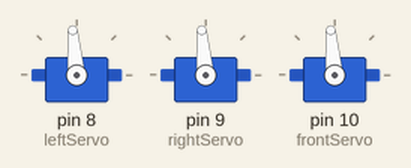
A sketch run on a simulated Arduino Uno, built with avr-gcc and run on an emulated ATmega328P. Shown: 3 × servo.

Above: at 0.05 s.
At 8.75 s:
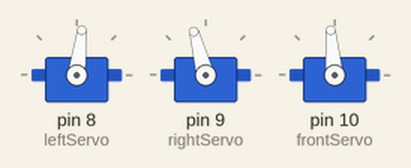
At 13.1 s:
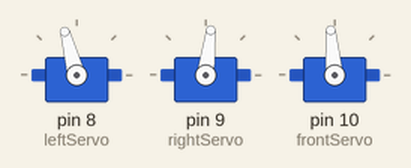
At 17.45 s:
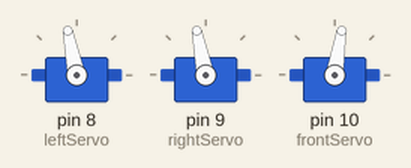
At 26.15 s:
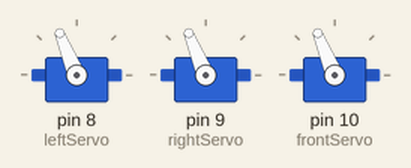
At 35.0 s:
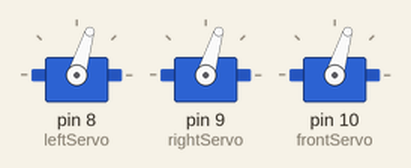
Timing chart, 0 to 45.5 s (numbered marks = the images above):
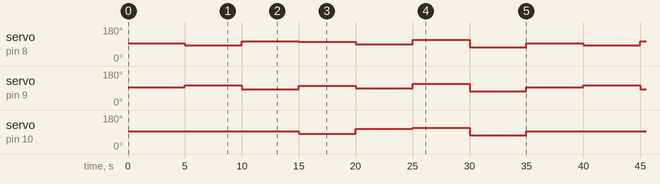

Measured:
- by itself, servo on pin 8 (leftServo): repeats every 35.0 s: 105° 5.0 s, 101° 5.0 s, 88° 5.0 s, 112° 5.0 s, 73° 5.0 s, 95° 5.0 s, 83° 5.0 s
- by itself, servo on pin 9 (rightServo): repeats every 35.0 s: 83° 5.0 s, 101° 5.0 s, 88° 5.0 s, 112° 5.0 s, 73° 5.0 s, 95° 5.0 s, 105° 5.0 s
- by itself, servo on pin 10 (frontServo): repeats every 35.0 s: 106° 5.0 s, 112° 5.0 s, 73° 5.0 s, 95° 15.0 s, 81° 5.0 s

The sketch:

KiwiServoDrive.ino
```cpp
#include <Servo.h>
#include <KiwiDrive.h>

Servo leftServo;
Servo rightServo;
Servo frontServo;

int leftSpeeds[] = {1300,1525,1700};
int rightSpeeds[] = {1300,1525,1700};
int frontSpeeds[] = {1300,1525,1700};

double xSpeed;
double ySpeed;
double yaw;
KiwiDrive kw(leftSpeeds,rightSpeeds,frontSpeeds);

void setup() {
  leftServo.attach(8);
  rightServo.attach(9);
  frontServo.attach(10);

  xSpeed = 0;
  ySpeed = 0;
  yaw = 0;

}

void loop() {
    xSpeed = 0;
    ySpeed = 0;
    yaw = 0;
    leftServo.writeMicroseconds(kw.getLeft(xSpeed,ySpeed,yaw));
    rightServo.writeMicroseconds(kw.getRight(xSpeed,ySpeed,yaw));
    frontServo.writeMicroseconds(kw.getFront(xSpeed,ySpeed,yaw));
    delay(5000);
    xSpeed = 0;
    ySpeed = 1;
    yaw = 0;
    leftServo.writeMicroseconds(kw.getLeft(xSpeed,ySpeed,yaw));
    rightServo.writeMicroseconds(kw.getRight(xSpeed,ySpeed,yaw));
    frontServo.writeMicroseconds(kw.getFront(xSpeed,ySpeed,yaw));
    delay(5000);
    xSpeed = 0;
    ySpeed = -1;
    yaw = 0;
    leftServo.writeMicroseconds(kw.getLeft(xSpeed,ySpeed,yaw));
    rightServo.writeMicroseconds(kw.getRight(xSpeed,ySpeed,yaw));
    frontServo.writeMicroseconds(kw.getFront(xSpeed,ySpeed,yaw));
    delay(5000);
    xSpeed = 1;
    ySpeed = 0;
    yaw = 0;
    leftServo.writeMicroseconds(kw.getLeft(xSpeed,ySpeed,yaw));
    rightServo.writeMicroseconds(kw.getRight(xSpeed,ySpeed,yaw));
    frontServo.writeMicroseconds(kw.getFront(xSpeed,ySpeed,yaw));
    delay(5000);
    xSpeed = -1;
    ySpeed = 0;
    yaw = 0;
    leftServo.writeMicroseconds(kw.getLeft(xSpeed,ySpeed,yaw));
    rightServo.writeMicroseconds(kw.getRight(xSpeed,ySpeed,yaw));
    frontServo.writeMicroseconds(kw.getFront(xSpeed,ySpeed,yaw));
    delay(5000);
    xSpeed = 0;
    ySpeed = 0;
    yaw =11.625;
    leftServo.writeMicroseconds(kw.getLeft(xSpeed,ySpeed,yaw));
    rightServo.writeMicroseconds(kw.getRight(xSpeed,ySpeed,yaw));
    frontServo.writeMicroseconds(kw.getFront(xSpeed,ySpeed,yaw));
    delay(5000);
    xSpeed = 0;
    ySpeed = 0;
    yaw = -11.625;
    leftServo.writeMicroseconds(kw.getLeft(xSpeed,ySpeed,yaw));
    rightServo.writeMicroseconds(kw.getRight(xSpeed,ySpeed,yaw));
    frontServo.writeMicroseconds(kw.getFront(xSpeed,ySpeed,yaw));
    delay(5000);
}
```
